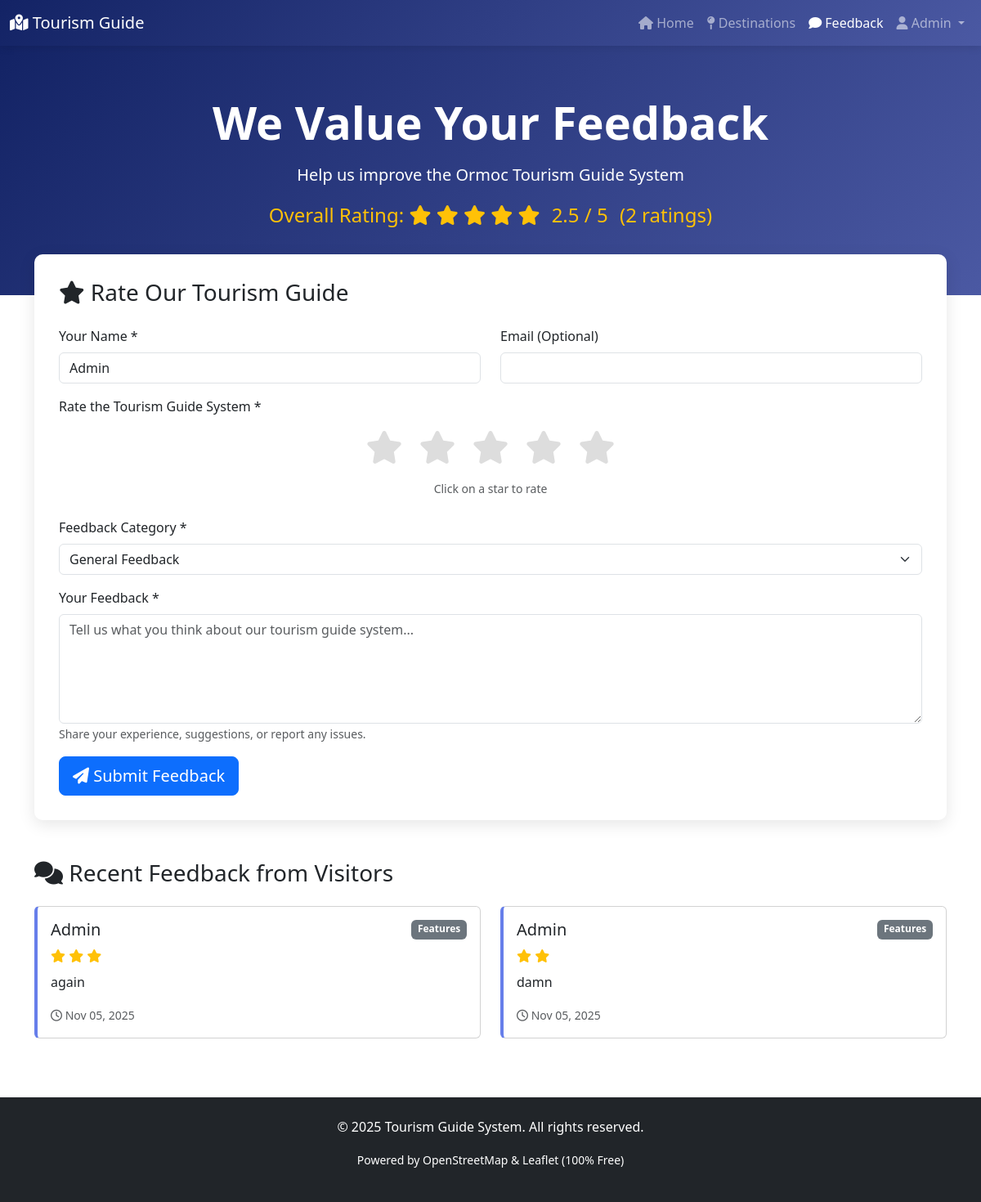
The app's page /feedback.php (signed in) with its own data.
### tables this page shows
CREATE TABLE `website_feedback` (
  `id` int(11) NOT NULL,
  `user_id` int(11) DEFAULT NULL,
  `user_name` varchar(100) DEFAULT NULL,
  `email` varchar(100) DEFAULT NULL,
  `rating` int(11) NOT NULL CHECK (`rating` >= 1 and `rating` <= 5),
  `category` enum('usability','features','content','design','general') DEFAULT 'general',
  `feedback` text NOT NULL,
  `is_public` tinyint(1) DEFAULT 1,
  `is_read` tinyint(1) DEFAULT 0,
  `created_at` timestamp NOT NULL DEFAULT current_timestamp()
);

### config/database.php (called while the page is built, shortened)
<?php
function isLoggedIn() {
    return isset($_SESSION['user_id']);
}
?>

### feedback.php (the view, shortened to what this page needs)
<?php
require_once 'config/database.php';
$conn = getDBConnection();
$public_feedback = $conn->query("SELECT * FROM website_feedback WHERE is_public = 1 ORDER BY created_at DESC LIMIT 10");
$avg_rating_query = $conn->query("SELECT AVG(rating) as avg_rating, COUNT(*) as count FROM website_feedback");
$avg_rating_data = $avg_rating_query->fetch_assoc();
?>
<!DOCTYPE html>
<html lang="en">
<head>
    <link href="https://cdn.jsdelivr.net/npm/bootstrap@5.3.0/dist/css/bootstrap.min.css" rel="stylesheet">
    <link rel="stylesheet" href="https://cdnjs.cloudflare.com/ajax/libs/font-awesome/6.4.0/css/all.min.css">
</head>
<body>
    <nav class="navbar navbar-expand-lg navbar-dark">
        <div class="container-fluid">
            <a class="navbar-brand" href="index.php">
                <i class="fas fa-map-marked-alt"></i> Tourism Guide
            </a>
            <div class="collapse navbar-collapse" id="navbarNav">
                <ul class="navbar-nav ms-auto">
                    <li class="nav-item">
                        <a class="nav-link" href="index.php"><i class="fas fa-home"></i> Home</a>
                    </li>
                    <li class="nav-item">
                        <a class="nav-link" href="index.php#destinations"><i class="fas fa-map-pin"></i> Destinations</a>
                    </li>
                    <li class="nav-item">
                        <a class="nav-link active" href="feedback.php"><i class="fas fa-comment"></i> Feedback</a>
                    </li>
                    <?php if (isLoggedIn()): ?>
                        <li class="nav-item dropdown">
                            <a class="nav-link dropdown-toggle" href="#" data-bs-toggle="dropdown">
                                <i class="fas fa-user"></i> <?php echo $_SESSION['username']; ?>
                            </a>
                        </li>
                    <?php else: ?>
                        <li class="nav-item">
                            <a class="nav-link" href="login.php"><i class="fas fa-sign-in-alt"></i> Login</a>
                        </li>
                    <?php endif; ?>
                </ul>
            </div>
        </div>
    </nav>
    <section class="hero-section">
        <div class="container text-center">
            <h1 class="display-4 fw-bold mb-3">We Value Your Feedback</h1>
            <p class="lead">Help us improve the Ormoc Tourism Guide System</p>
            <?php if ($avg_rating_data['count'] > 0): ?>
                <div class="rating mt-3" style="font-size: 1.5rem;">
                    Overall Rating:
                    <?php
                    $avg = round($avg_rating_data['avg_rating'], 1);
                    for($i=0; $i<5; $i++): ?>
                        <i class="fas fa-star"></i>
                    <?php endfor; ?>
                    <span class="ms-2"><?php echo $avg; ?> / 5</span>
                    <span class="ms-2">(<?php echo $avg_rating_data['count']; ?> ratings)</span>
                </div>
            <?php endif; ?>
        </div>
    </section>
    <div class="container">
        <div class="form-section">
            <h3 class="mb-4"><i class="fas fa-star"></i> Rate Our Tourism Guide</h3>
            <form method="POST">
                <div class="row">
                    <div class="col-md-6 mb-3">
                        <label class="form-label">Your Name *</label>
                        <input type="text" class="form-control" name="user_name"
                               value="<?php echo isLoggedIn() ? $_SESSION['username'] : ''; ?>"
                               <?php echo isLoggedIn() ? 'readonly' : ''; ?> required>
                    </div>
                    <div class="col-md-6 mb-3">
                        <label class="form-label">Email (Optional)</label>
                        <input type="email" class="form-control" name="email">
                    </div>
                </div>
                <div class="mb-4">
                    <label class="form-label">Rate the Tourism Guide System *</label>
                    <div class="text-center">
                        <div class="star-rating">
                            <?php for($i=5; $i>=1; $i--): ?>
                                <label for="rating<?php echo $i; ?>"><i class="fas fa-star"></i></label>
                            <?php endfor; ?>
                        </div>
                        <div class="mt-2">
                            <small class="text-muted">Click on a star to rate</small>
                        </div>
                    </div>
                </div>
                <div class="mb-3">
                    <label class="form-label">Feedback Category *</label>
                    <select class="form-select" name="category" required>
                        <option value="general">General Feedback</option>
                    </select>
                </div>
                <div class="mb-3">
                    <label class="form-label">Your Feedback *</label>
                    <textarea class="form-control" name="feedback" rows="5"
                              placeholder="Tell us what you think about our tourism guide system..." required></textarea>
                    <small class="text-muted">Share your experience, suggestions, or report any issues.</small>
                </div>
                <button type="submit" class="btn btn-primary btn-lg">
                    <i class="fas fa-paper-plane"></i> Submit Feedback
                </button>
            </form>
        </div>
    </div>
    <div class="container mt-5 mb-5">
        <h3 class="mb-4"><i class="fas fa-comments"></i> Recent Feedback from Visitors</h3>
        <div class="row">
            <?php if ($public_feedback->num_rows > 0): ?>
                <?php while ($fb = $public_feedback->fetch_assoc()): ?>
                    <div class="col-md-6 mb-4">
                        <div class="card feedback-card h-100">
                            <div class="card-body">
                                <div class="d-flex justify-content-between mb-2">
                                    <h5 class="card-title mb-0"><?php echo $fb['user_name']; ?></h5>
                                    <span class="badge bg-secondary"><?php echo ucfirst($fb['category']); ?></span>
                                </div>
                                <div class="rating mb-2">
                                    <?php for($i=0; $i<5; $i++): ?>
                                        <i class="fas fa-star<?php echo $i < $fb['rating'] ? '' : '-o'; ?>"></i>
                                    <?php endfor; ?>
                                </div>
                                <p class="card-text"><?php echo nl2br($fb['feedback']); ?></p>
                                <small class="text-muted">
                                    <i class="far fa-clock"></i> <?php echo date('M d, Y', strtotime($fb['created_at'])); ?>
                                </small>
                            </div>
                        </div>
                    </div>
                <?php endwhile; ?>
            <?php endif; ?>
        </div>
    </div>
    <footer class="bg-dark text-white text-center py-4">
        <p>&copy; 2025 Tourism Guide System. All rights reserved.</p>
        <p><small>Powered by OpenStreetMap & Leaflet (100% Free)</small></p>
    </footer>
</body>
</html>

### feedback.php (style rules this page uses)
.navbar { background: linear-gradient(135deg, #132365ff 0%, #4b59a3ff 100%); box-shadow: 0 2px 10px rgba(0,0,0,0.1); }
.hero-section { background: linear-gradient(135deg, #132365ff 0%, #4b59a3ff 100%); color: white; padding: 60px 0 80px; }
.feedback-card { transition: transform 0.3s; border-left: 4px solid #667eea; }
.rating { color: #ffc107; }
.star-rating { direction: rtl; display: inline-flex; font-size: 2.5rem; }
.star-rating label { color: #ddd; cursor: pointer; padding: 0 10px; }
.form-section { background: white; border-radius: 10px; box-shadow: 0 5px 20px rgba(0,0,0,0.1); margin-top: -50px; position: relative; z-index: 10; padding: 30px; }

### records on screen
website_feedback: user_name "Admin", category "Features", rating 3 (drawn), feedback "again", created_at "Nov 05, 2025"
website_feedback: user_name "Admin", category "Features", rating 2 (drawn), feedback "damn", created_at "Nov 05, 2025"

### other values on screen
$_SESSION['username'] "Admin"
$avg "2.5"
$avg_rating_data['count'] "2"
